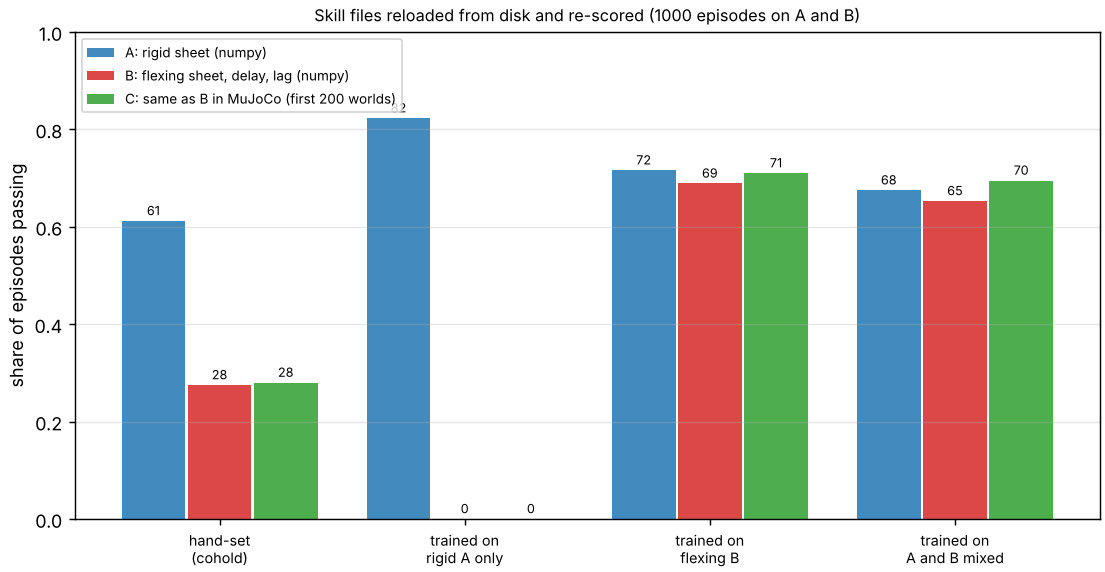

Here is the Python script that generated this plot:
"""results.json -> figure.png: pass rate of each published skill file on plants A, B (numpy) and C (MuJoCo)."""
import json
from pathlib import Path

import matplotlib
matplotlib.use("Agg")
import matplotlib.pyplot as plt  # noqa: E402
import numpy as np  # noqa: E402

HERE = Path(__file__).resolve().parent
ORDER = [("cohold-follow-nominal", "hand-set\n(cohold)"), ("cohold-follow-A", "trained on\nrigid A only"),
         ("cohold-follow-B", "trained on\nflexing B"), ("cohold-follow-mixed", "trained on\nA and B mixed")]


def main():
    res = json.loads((HERE / "results.json").read_text())["rescored"]
    fig, ax = plt.subplots(figsize=(8.5, 4.4), constrained_layout=True)
    x = np.arange(len(ORDER))
    for off, plant, col, lab in ((-0.27, "A", "tab:blue", "A: rigid sheet (numpy)"), (0.0, "B", "tab:red", "B: flexing sheet, delay, lag (numpy)"),
                                 (0.27, "C", "tab:green", "C: same as B in MuJoCo (first 200 worlds)")):
        v = [res[k][plant]["success"] for k, _ in ORDER]
        ax.bar(x + off, v, 0.26, color=col, alpha=0.85, label=lab)
        for xi, vi in zip(x + off, v):
            ax.text(xi, vi + 0.012, "%.0f" % (100 * vi), ha="center", fontsize=7)
    ax.set_xticks(x)
    ax.set_xticklabels([n for _, n in ORDER], fontsize=8)
    ax.set_ylim(0, 1)
    ax.set_ylabel("share of episodes passing")
    ax.set_title("Skill files reloaded from disk and re-scored (1000 episodes on A and B)", fontsize=9)
    ax.legend(fontsize=7.5, loc="upper left")
    ax.grid(axis="y", alpha=0.3)
    fig.savefig(HERE / "figure.png", dpi=130)


if __name__ == "__main__":
    main()
